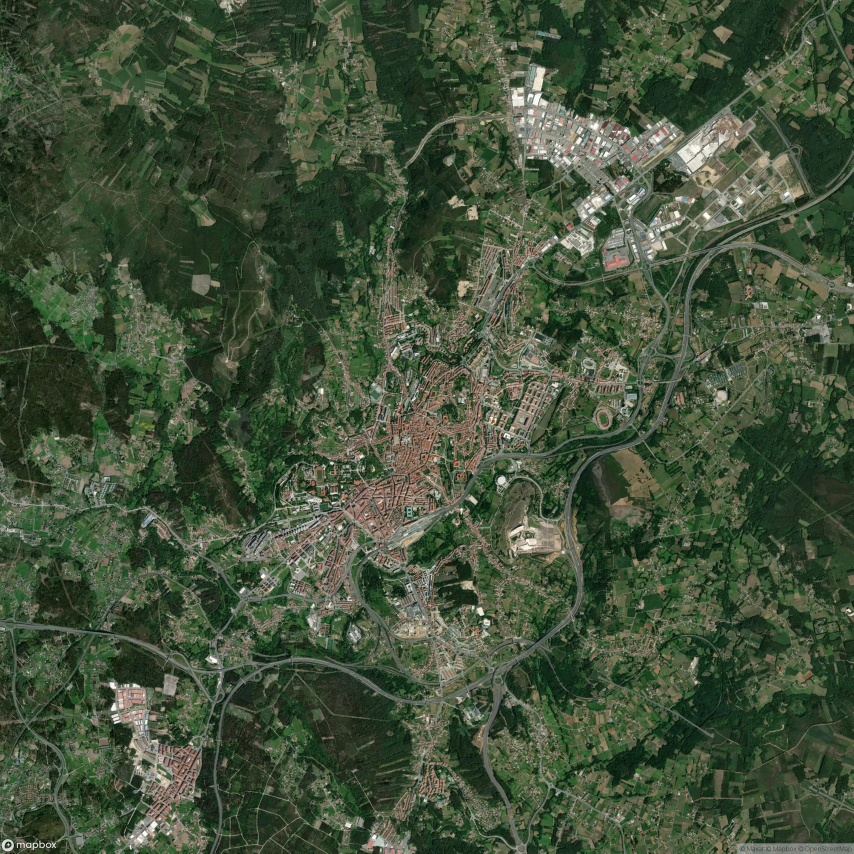
#> input picture app/mapa/stgo.png, 2560 x 2560 px (shown at 1/3 size)
$ python split.py
#> lines starting #> are read from the running program, lines starting #| are printed output that depends on the picture
from PIL import Image
import os

# Load your big image
input_image = Image.open("stgo.png")
#> input_image is the input picture: PIL image 2560x2560 RGB; mean R, G, B 66.9, 81.7, 58.2
width, height = input_image.size
#> width = 2560; height = 2560

# Define tile size
tile_size = 1280
output_dir = "tiles"
os.makedirs(output_dir, exist_ok=True)

# Loop to crop tiles
count = 0
for y in range(0, height, tile_size):
    for x in range(0, width, tile_size):
        # Crop with boundary check to avoid out-of-bounds
        box = (x, y, min(x + tile_size, width), min(y + tile_size, height))
        tile = input_image.crop(box)

        # Save the tile
        tile.save(f"{output_dir}/tex_{y//tile_size}_{x//tile_size}.png")
        count += 1
#> this loop made 2 passes
#> pass 1, `tile.save(f"{output_dir}/tex_{y//tile_size}_{x//tile_size}.png")`:
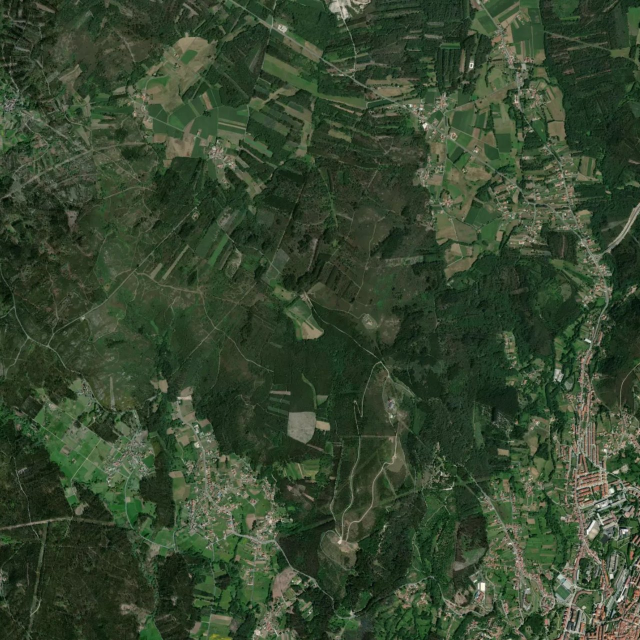
#> saved as tex_0_0.png: PIL image 1280x1280 RGB (shown at 1/2 size); mean R, G, B 54.9, 71.2, 47.6
#> pass 1, `tile.save(f"{output_dir}/tex_{y//tile_size}_{x//tile_size}.png")`:
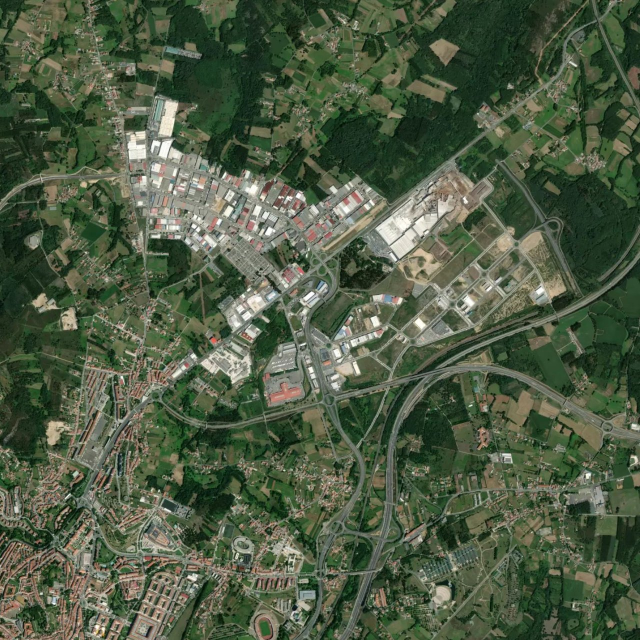
#> saved as tex_0_1.png: PIL image 1280x1280 RGB (shown at 1/2 size); mean R, G, B 78.1, 91.3, 67.9
#> pass 2, `tile.save(f"{output_dir}/tex_{y//tile_size}_{x//tile_size}.png")`:
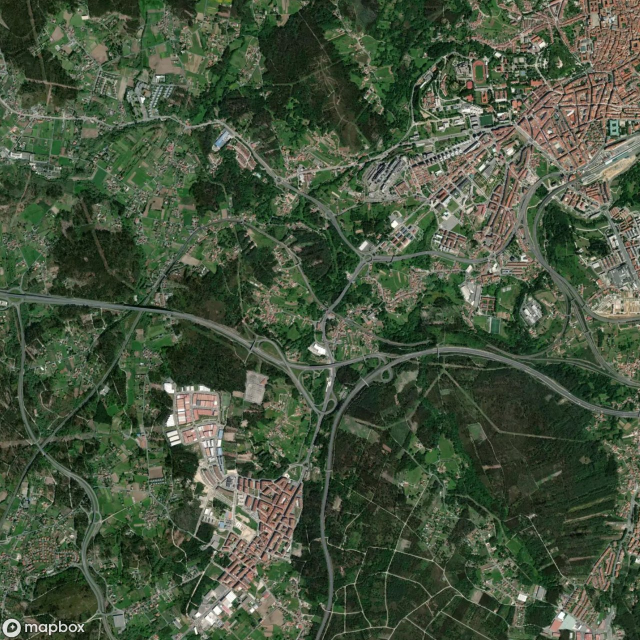
#> saved as tex_1_0.png: PIL image 1280x1280 RGB (shown at 1/2 size); mean R, G, B 70.6, 84.1, 62.1
#> pass 2, `tile.save(f"{output_dir}/tex_{y//tile_size}_{x//tile_size}.png")`:
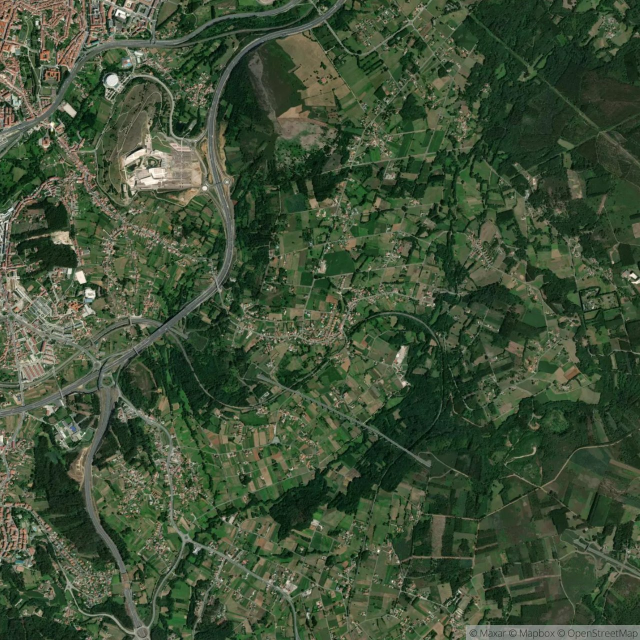
#> saved as tex_1_1.png: PIL image 1280x1280 RGB (shown at 1/2 size); mean R, G, B 63.8, 80.2, 55.4
#> after the loop, count = 4

print(f"Done. {count} tiles saved in '{output_dir}/'")
#| Done. 4 tiles saved in 'tiles/'

$ run again, with app/mapa/noia.png copied over app/mapa/stgo.png
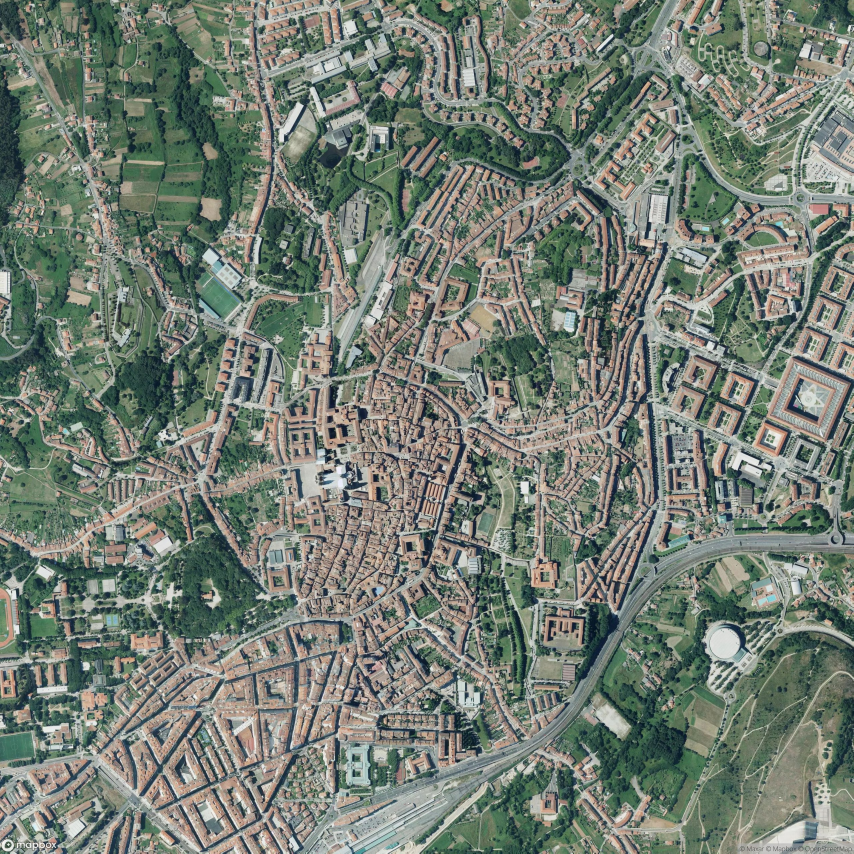
#> input picture app/mapa/noia.png, 2560 x 2560 px (shown at 1/3 size)
#> input_image is the input picture: PIL image 2560x2560 RGB; mean R, G, B 115.9, 125.2, 114.6
#> the loop `for y in range(0, height, tile_size):` made 2 passes
#> pass 1, `tile.save(f"{output_dir}/tex_{y//tile_size}_{x//tile_size}.png")`:
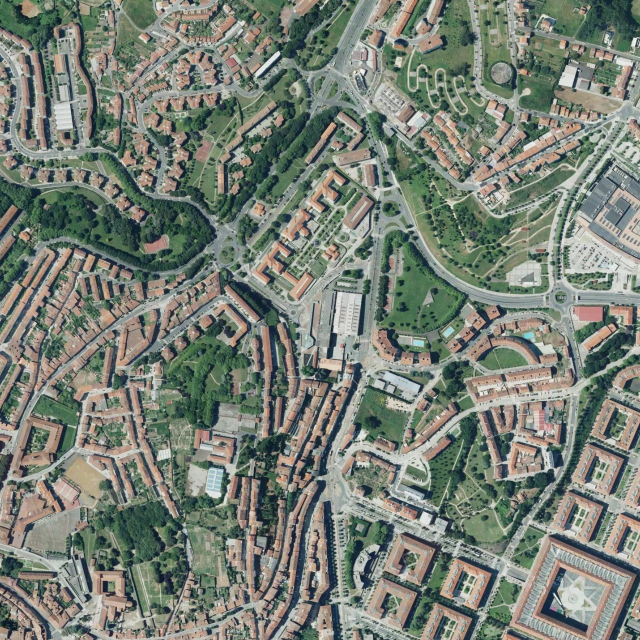
#> saved as tex_0_1.png: PIL image 1280x1280 RGB (shown at 1/2 size); mean R, G, B 119.9, 127.5, 116.8
#> pass 2, `tile.save(f"{output_dir}/tex_{y//tile_size}_{x//tile_size}.png")`:
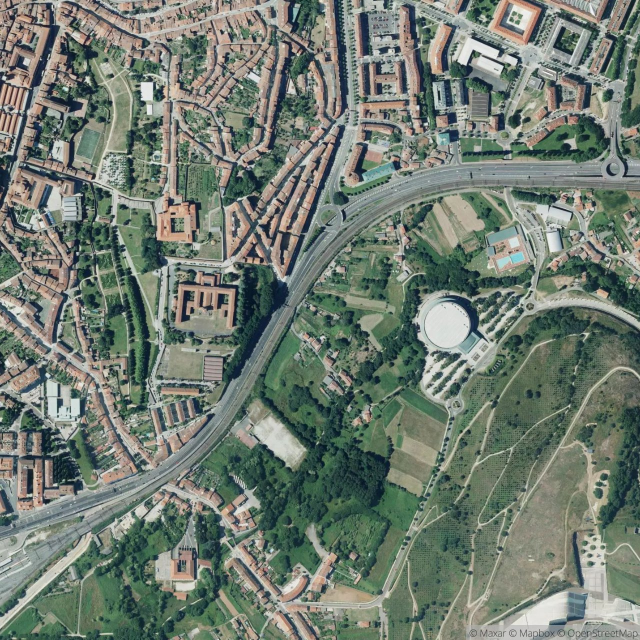
#> saved as tex_1_1.png: PIL image 1280x1280 RGB (shown at 1/2 size); mean R, G, B 112.8, 123.7, 112.9
#> after the loop `for y in range(0, height, tile_size):`: count = 4
#| Done. 4 tiles saved in 'tiles/'

$ run again, with app/mapa/texturaMZ.png copied over app/mapa/stgo.png
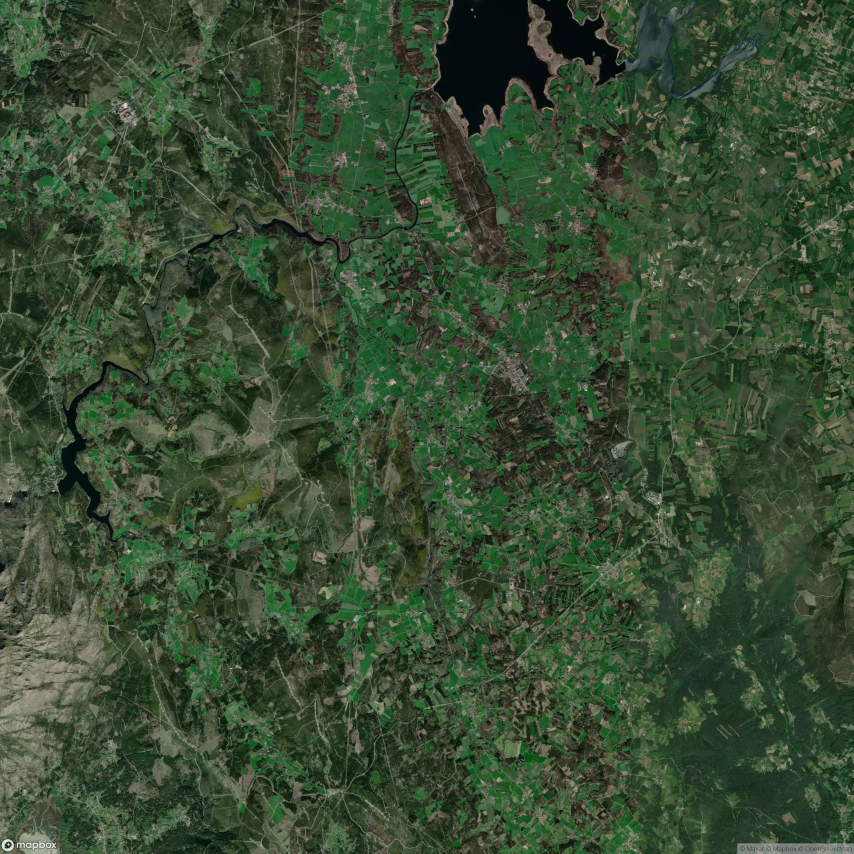
#> input picture app/mapa/texturaMZ.png, 2560 x 2560 px (shown at 1/3 size)
#> input_image is the input picture: PIL image 2560x2560 RGB; mean R, G, B 56.5, 75.4, 50.9
#> the loop `for y in range(0, height, tile_size):` made 2 passes
#> pass 1, `tile.save(f"{output_dir}/tex_{y//tile_size}_{x//tile_size}.png")`:
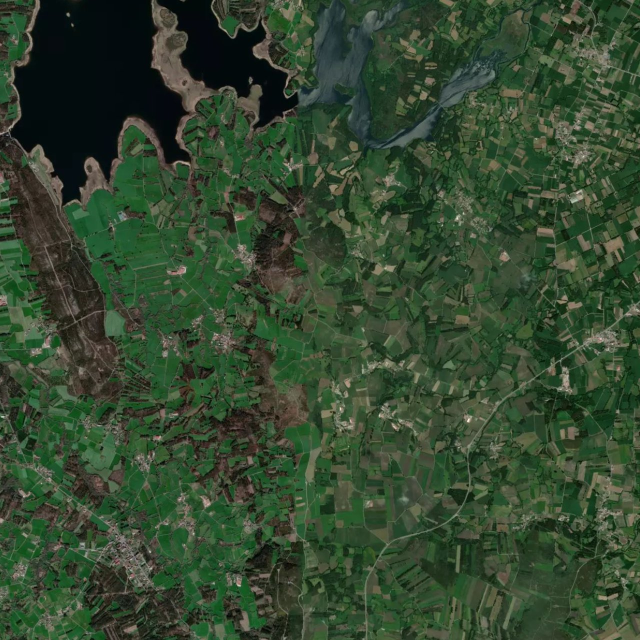
#> saved as tex_0_1.png: PIL image 1280x1280 RGB (shown at 1/2 size); mean R, G, B 51.5, 71.2, 47.5
#> pass 2, `tile.save(f"{output_dir}/tex_{y//tile_size}_{x//tile_size}.png")`:
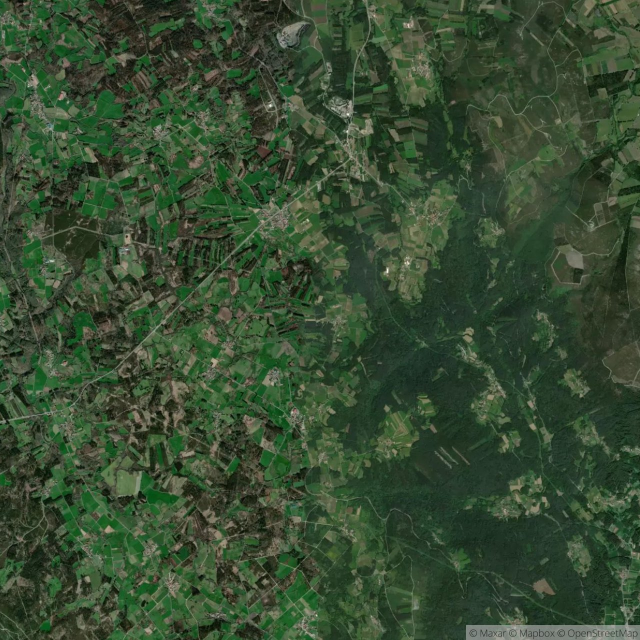
#> saved as tex_1_1.png: PIL image 1280x1280 RGB (shown at 1/2 size); mean R, G, B 54.9, 75.2, 49.8
#> after the loop `for y in range(0, height, tile_size):`: count = 4
#| Done. 4 tiles saved in 'tiles/'
